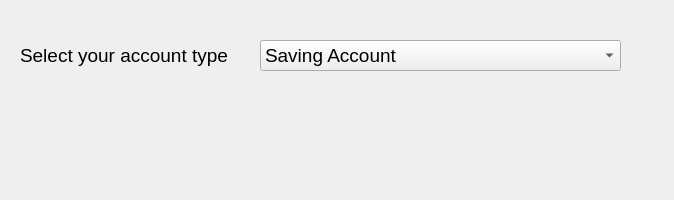
<?xml version="1.0" encoding="UTF-8"?>
<ui version="4.0">
 <class>Dialog</class>
 <widget class="QDialog" name="Dialog">
  <property name="geometry">
   <rect>
    <x>0</x>
    <y>0</y>
    <width>674</width>
    <height>200</height>
   </rect>
  </property>
  <property name="windowTitle">
   <string>Dialog</string>
  </property>
  <widget class="QComboBox" name="comboBoxAccountType">
   <property name="geometry">
    <rect>
     <x>260</x>
     <y>40</y>
     <width>361</width>
     <height>31</height>
    </rect>
   </property>
   <property name="font">
    <font>
     <pointsize>14</pointsize>
    </font>
   </property>
   <item>
    <property name="text">
     <string>Saving Account</string>
    </property>
   </item>
   <item>
    <property name="text">
     <string>UPS</string>
    </property>
   </item>
   <item>
    <property name="text">
     <string>Current Account</string>
    </property>
   </item>
   <item>
    <property name="text">
     <string>Recurring Deposit Account</string>
    </property>
   </item>
   <item>
    <property name="text">
     <string>Fixed Deposit Account</string>
    </property>
   </item>
  </widget>
  <widget class="QLabel" name="label">
   <property name="geometry">
    <rect>
     <x>20</x>
     <y>40</y>
     <width>231</width>
     <height>31</height>
    </rect>
   </property>
   <property name="font">
    <font>
     <pointsize>14</pointsize>
    </font>
   </property>
   <property name="text">
    <string>Select your account type</string>
   </property>
  </widget>
  <widget class="QLabel" name="labelAccountType">
   <property name="geometry">
    <rect>
     <x>40</x>
     <y>110</y>
     <width>581</width>
     <height>41</height>
    </rect>
   </property>
   <property name="font">
    <font>
     <pointsize>14</pointsize>
    </font>
   </property>
   <property name="text">
    <string/>
   </property>
  </widget>
 </widget>
 <resources/>
 <connections/>
</ui>
